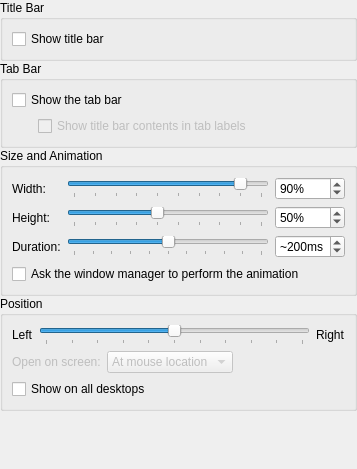
<?xml version="1.0" encoding="UTF-8"?>
<ui version="4.0">
 <class>WindowSettings</class>
 <widget class="QWidget" name="WindowSettings">
  <property name="geometry">
   <rect>
    <x>0</x>
    <y>0</y>
    <width>357</width>
    <height>469</height>
   </rect>
  </property>
  <layout class="QVBoxLayout" name="verticalLayout">
   <property name="spacing">
    <number>0</number>
   </property>
   <property name="leftMargin">
    <number>0</number>
   </property>
   <property name="topMargin">
    <number>0</number>
   </property>
   <property name="rightMargin">
    <number>0</number>
   </property>
   <property name="bottomMargin">
    <number>0</number>
   </property>
   <item>
    <widget class="QGroupBox" name="groupBox_0">
     <property name="title">
      <string>Title Bar</string>
     </property>
     <layout class="QVBoxLayout" name="verticalLayout_3">
      <item>
       <widget class="QCheckBox" name="kcfg_ShowTitleBar">
        <property name="text">
         <string>Show title bar</string>
        </property>
        <property name="checked">
         <bool>false</bool>
        </property>
        <property name="tristate">
         <bool>false</bool>
        </property>
       </widget>
      </item>
     </layout>
    </widget>
   </item>
   <item>
    <widget class="QGroupBox" name="groupBox_1">
     <property name="title">
      <string comment="@title:group">Tab Bar</string>
     </property>
     <layout class="QGridLayout">
      <item row="1" column="1">
       <widget class="QCheckBox" name="kcfg_DynamicTabTitles">
        <property name="enabled">
         <bool>false</bool>
        </property>
        <property name="sizePolicy">
         <sizepolicy hsizetype="MinimumExpanding" vsizetype="Fixed">
          <horstretch>0</horstretch>
          <verstretch>0</verstretch>
         </sizepolicy>
        </property>
        <property name="whatsThis">
         <string comment="@info:whatsthis">If this option is enabled, the information about the active terminal's contents that is normally shown in the title bar will also be shown on the tab bar. You can modify the format of the information in the terminal profile.</string>
        </property>
        <property name="text">
         <string comment="@option:check">Show title bar contents in tab labels</string>
        </property>
       </widget>
      </item>
      <item row="1" column="0">
       <spacer>
        <property name="orientation">
         <enum>Qt::Horizontal</enum>
        </property>
        <property name="sizeType">
         <enum>QSizePolicy::Fixed</enum>
        </property>
        <property name="sizeHint" stdset="0">
         <size>
          <width>20</width>
          <height>20</height>
         </size>
        </property>
       </spacer>
      </item>
      <item row="0" column="0" colspan="2">
       <widget class="QCheckBox" name="kcfg_ShowTabBar">
        <property name="text">
         <string comment="@option:check">Show the tab bar</string>
        </property>
       </widget>
      </item>
     </layout>
    </widget>
   </item>
   <item>
    <widget class="QGroupBox" name="groupBox_2">
     <property name="title">
      <string comment="@title:group">Size and Animation</string>
     </property>
     <layout class="QGridLayout" name="gridLayout_1">
      <item row="0" column="0">
       <widget class="QLabel" name="widthLabel">
        <property name="text">
         <string comment="@label:slider">Width:</string>
        </property>
       </widget>
      </item>
      <item row="0" column="1">
       <widget class="QSlider" name="widthSlider">
        <property name="minimum">
         <number>1</number>
        </property>
        <property name="maximum">
         <number>10</number>
        </property>
        <property name="pageStep">
         <number>1</number>
        </property>
        <property name="value">
         <number>9</number>
        </property>
        <property name="orientation">
         <enum>Qt::Horizontal</enum>
        </property>
        <property name="tickPosition">
         <enum>QSlider::TicksBelow</enum>
        </property>
        <property name="tickInterval">
         <number>1</number>
        </property>
       </widget>
      </item>
      <item row="0" column="2">
       <widget class="QSpinBox" name="kcfg_Width">
        <property name="correctionMode">
         <enum>QAbstractSpinBox::CorrectToNearestValue</enum>
        </property>
        <property name="suffix">
         <string comment="@label Spinbox unit suffix">%</string>
        </property>
        <property name="minimum">
         <number>10</number>
        </property>
        <property name="maximum">
         <number>100</number>
        </property>
        <property name="singleStep">
         <number>10</number>
        </property>
        <property name="value">
         <number>90</number>
        </property>
       </widget>
      </item>
      <item row="1" column="0">
       <widget class="QLabel" name="heightLabel">
        <property name="text">
         <string comment="@label:slider">Height:</string>
        </property>
       </widget>
      </item>
      <item row="1" column="1">
       <widget class="QSlider" name="heightSlider">
        <property name="minimum">
         <number>1</number>
        </property>
        <property name="maximum">
         <number>10</number>
        </property>
        <property name="pageStep">
         <number>1</number>
        </property>
        <property name="value">
         <number>5</number>
        </property>
        <property name="orientation">
         <enum>Qt::Horizontal</enum>
        </property>
        <property name="tickPosition">
         <enum>QSlider::TicksBelow</enum>
        </property>
        <property name="tickInterval">
         <number>1</number>
        </property>
       </widget>
      </item>
      <item row="1" column="2">
       <widget class="QSpinBox" name="kcfg_Height">
        <property name="correctionMode">
         <enum>QAbstractSpinBox::CorrectToNearestValue</enum>
        </property>
        <property name="suffix">
         <string comment="@label Spinbox unit suffix">%</string>
        </property>
        <property name="minimum">
         <number>10</number>
        </property>
        <property name="maximum">
         <number>100</number>
        </property>
        <property name="singleStep">
         <number>10</number>
        </property>
        <property name="value">
         <number>50</number>
        </property>
       </widget>
      </item>
      <item row="2" column="0">
       <widget class="QLabel" name="durationLabel">
        <property name="text">
         <string comment="@label:slider">Duration:</string>
        </property>
       </widget>
      </item>
      <item row="2" column="1">
       <widget class="QSlider" name="kcfg_Frames">
        <property name="maximum">
         <number>50</number>
        </property>
        <property name="pageStep">
         <number>1</number>
        </property>
        <property name="value">
         <number>25</number>
        </property>
        <property name="orientation">
         <enum>Qt::Horizontal</enum>
        </property>
        <property name="tickPosition">
         <enum>QSlider::TicksBelow</enum>
        </property>
        <property name="tickInterval">
         <number>5</number>
        </property>
       </widget>
      </item>
      <item row="2" column="2">
       <widget class="QSpinBox" name="framesSpinBox">
        <property name="correctionMode">
         <enum>QAbstractSpinBox::CorrectToNearestValue</enum>
        </property>
        <property name="suffix">
         <string comment="@label Spinbox unit suffix">ms</string>
        </property>
        <property name="prefix">
         <string comment="@label Spinbox unit prefix">~</string>
        </property>
        <property name="maximum">
         <number>500</number>
        </property>
        <property name="singleStep">
         <number>10</number>
        </property>
        <property name="value">
         <number>200</number>
        </property>
       </widget>
      </item>
      <item row="3" column="0" colspan="3">
       <widget class="QCheckBox" name="kcfg_UseWMAssist">
        <property name="whatsThis">
         <string comment="@info:whatsthis">If this option is enabled, Kwilt will ask the window manager to perform the window open/retract animation. If the window manager is unable to provide the requested service, Kwilt will fall back to an animation strategy of progressively adjusting the window mask.</string>
        </property>
        <property name="text">
         <string comment="@option:check">Ask the window manager to perform the animation</string>
        </property>
       </widget>
      </item>
     </layout>
    </widget>
   </item>
   <item>
    <widget class="QGroupBox" name="groupBox_3">
     <property name="title">
      <string comment="@title:group">Position</string>
     </property>
     <layout class="QVBoxLayout" name="verticalLayout_2">
      <item>
       <layout class="QHBoxLayout">
        <item>
         <widget class="QLabel" name="leftLabel">
          <property name="text">
           <string comment="@item:inrange Direction to move the window in">Left</string>
          </property>
         </widget>
        </item>
        <item>
         <widget class="QSlider" name="kcfg_Position">
          <property name="maximum">
           <number>100</number>
          </property>
          <property name="singleStep">
           <number>10</number>
          </property>
          <property name="value">
           <number>50</number>
          </property>
          <property name="tracking">
           <bool>true</bool>
          </property>
          <property name="orientation">
           <enum>Qt::Horizontal</enum>
          </property>
          <property name="tickPosition">
           <enum>QSlider::TicksBelow</enum>
          </property>
          <property name="tickInterval">
           <number>10</number>
          </property>
         </widget>
        </item>
        <item>
         <widget class="QLabel" name="rightLabel">
          <property name="text">
           <string comment="@item:inrange Direction to move the window in">Right</string>
          </property>
         </widget>
        </item>
       </layout>
      </item>
      <item>
       <layout class="QHBoxLayout">
        <item>
         <widget class="QLabel" name="screenLabel">
          <property name="enabled">
           <bool>false</bool>
          </property>
          <property name="text">
           <string comment="@label:listbox">Open on screen:</string>
          </property>
         </widget>
        </item>
        <item>
         <widget class="QComboBox" name="kcfg_Screen">
          <property name="enabled">
           <bool>false</bool>
          </property>
          <item>
           <property name="text">
            <string comment="@item:inlistbox">At mouse location</string>
           </property>
          </item>
          <item>
           <property name="text">
            <string comment="@item:inlistbox">Screen 1</string>
           </property>
          </item>
         </widget>
        </item>
        <item>
         <spacer>
          <property name="orientation">
           <enum>Qt::Horizontal</enum>
          </property>
          <property name="sizeHint" stdset="0">
           <size>
            <width>40</width>
            <height>20</height>
           </size>
          </property>
         </spacer>
        </item>
       </layout>
      </item>
      <item>
       <widget class="QCheckBox" name="kcfg_ShowOnAllDesktops">
        <property name="text">
         <string comment="@option:check">Show on all desktops</string>
        </property>
       </widget>
      </item>
     </layout>
    </widget>
   </item>
   <item>
    <spacer>
     <property name="orientation">
      <enum>Qt::Vertical</enum>
     </property>
     <property name="sizeHint" stdset="0">
      <size>
       <width>20</width>
       <height>0</height>
      </size>
     </property>
    </spacer>
   </item>
  </layout>
 </widget>
 <tabstops>
  <tabstop>kcfg_ShowTabBar</tabstop>
  <tabstop>kcfg_DynamicTabTitles</tabstop>
  <tabstop>widthSlider</tabstop>
  <tabstop>kcfg_Width</tabstop>
  <tabstop>heightSlider</tabstop>
  <tabstop>kcfg_Height</tabstop>
  <tabstop>kcfg_Frames</tabstop>
  <tabstop>framesSpinBox</tabstop>
  <tabstop>kcfg_UseWMAssist</tabstop>
  <tabstop>kcfg_Position</tabstop>
  <tabstop>kcfg_Screen</tabstop>
  <tabstop>kcfg_ShowOnAllDesktops</tabstop>
 </tabstops>
 <resources/>
 <connections>
  <connection>
   <sender>kcfg_ShowTabBar</sender>
   <signal>toggled(bool)</signal>
   <receiver>kcfg_DynamicTabTitles</receiver>
   <slot>setEnabled(bool)</slot>
   <hints>
    <hint type="sourcelabel">
     <x>91</x>
     <y>40</y>
    </hint>
    <hint type="destinationlabel">
     <x>109</x>
     <y>71</y>
    </hint>
   </hints>
  </connection>
 </connections>
</ui>
